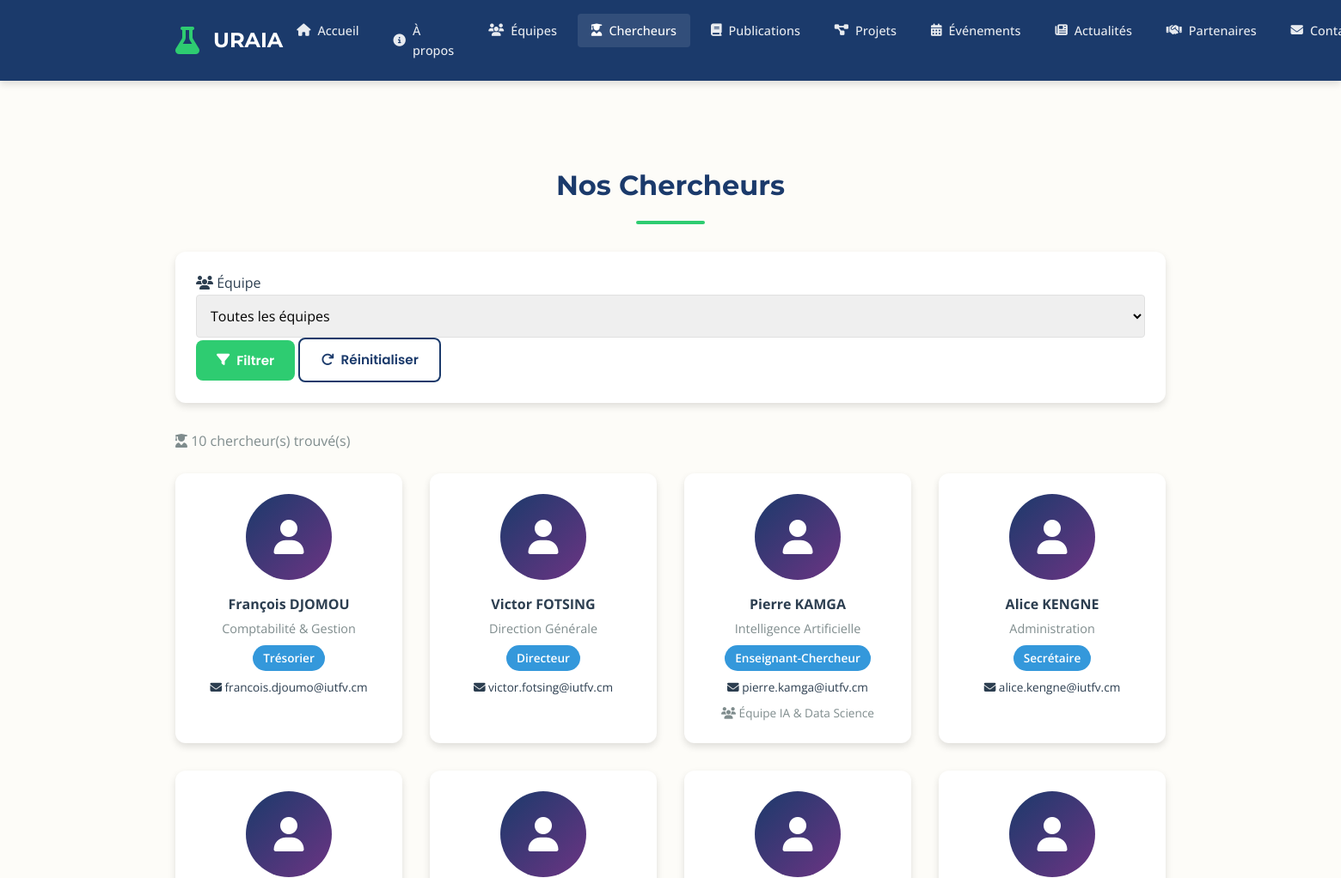
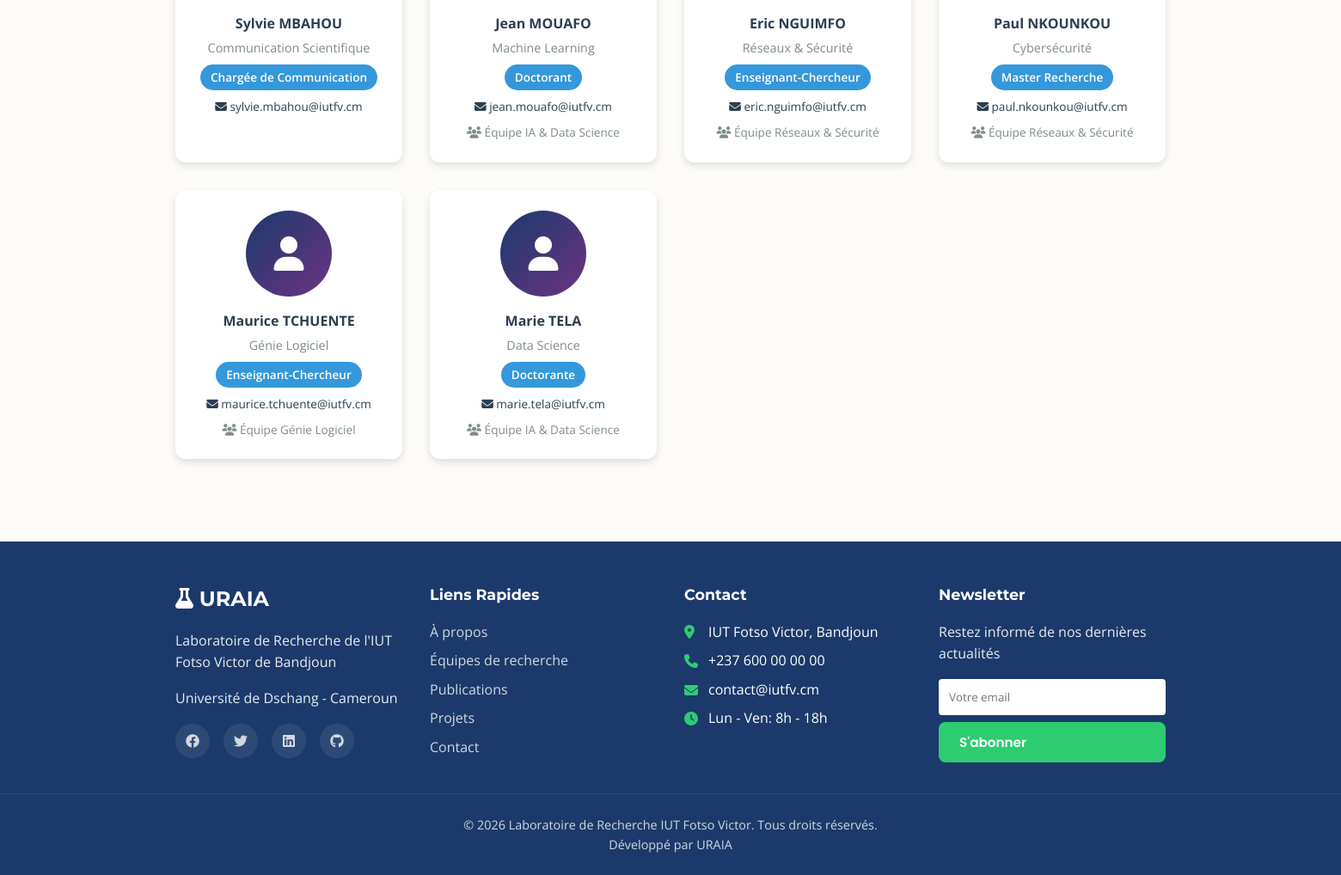
The app's page /chercheurs.php with its own data (2 pictures, top to bottom).
### tables this page shows
CREATE TABLE IF NOT EXISTS membre (
    idmembre INT(10) PRIMARY KEY AUTO_INCREMENT,
    nom VARCHAR(100),
    prenom VARCHAR(100),
    email VARCHAR(100),
    genre VARCHAR(10),
    specialite VARCHAR(100),
    photo VARCHAR(100),
    role VARCHAR(50),
    idbureau INT(2) NULL,
    created_at TIMESTAMP DEFAULT CURRENT_TIMESTAMP,
    updated_at TIMESTAMP NULL ON UPDATE CURRENT_TIMESTAMP
);

### includes/functions.php (called while the page is built, shortened)
<?php
function e($string) {
    return htmlspecialchars($string, ENT_QUOTES, 'UTF-8');
}
?>

### chercheurs.php (the view, shortened to what this page needs)
<?php
require_once __DIR__ . '/includes/header.php';
$sql = "SELECT m.*,
        (SELECT GROUP_CONCAT(e.nom SEPARATOR ', ') FROM affecter a
         JOIN equipe e ON a.numero = e.numero WHERE a.idmembre = m.idmembre) as equipes
        FROM membre m WHERE 1=1";
$params = [];
$sql .= " ORDER BY m.nom, m.prenom";
$stmt = $pdo->prepare($sql);
$stmt->execute($params);
$chercheurs = $stmt->fetchAll();
?>
<section class="page-section">
    <div class="container">
        <h2 class="section-title">Nos Chercheurs</h2>
        <div class="card" style="margin-bottom: 2rem;">
            <div class="card-body">
                <form method="GET" action="" class="filters-bar">
                    <div class="filter-group">
                        <label for="equipe"><i class="fas fa-users"></i> Équipe</label>
                        <select name="equipe" id="equipe" class="form-control" style="min-width: 200px;">
                            <option value="">Toutes les équipes</option>
                        </select>
                    </div>
                    <div class="filter-group" style="align-self: flex-end;">
                        <button type="submit" class="btn btn-primary">
                            <i class="fas fa-filter"></i> Filtrer
                        </button>
                        <a href="chercheurs.php" class="btn btn-outline">
                            <i class="fas fa-redo"></i> Réinitialiser
                        </a>
                    </div>
                </form>
            </div>
        </div>
        <p style="margin-bottom: 1.5rem; color: var(--color-text-light);">
            <i class="fas fa-user-graduate"></i> <?= count($chercheurs) ?> chercheur(s) trouvé(s)
        </p>
        <?php if (empty($chercheurs)): ?>
        <div class="card">
            <div class="card-body" style="text-align: center; padding: 3rem;">
                <i class="fas fa-inbox" style="font-size: 3rem; color: var(--color-text-light); margin-bottom: 1rem;"></i>
                <p>Aucun chercheur ne correspond à vos critères de recherche.</p>
            </div>
        </div>
        <?php else: ?>
        <div class="grid grid-4">
            <?php foreach ($chercheurs as $ch): ?>
            <div class="card">
                <div class="card-body" style="text-align: center;">
                    <div style="width: 100px; height: 100px; background: linear-gradient(135deg, var(--color-primary), var(--color-secondary)); border-radius: 50%; display: flex; align-items: center; justify-content: center; margin: 0 auto 1rem; color: white; font-size: 2.5rem;">
                        <i class="fas fa-user"></i>
                    </div>
                    <h4 style="margin-bottom: 0.25rem;"><?= e($ch['prenom']) ?> <?= e($ch['nom']) ?></h4>
                    <?php if ($ch['specialite']): ?>
                    <p style="color: var(--color-text-light); font-size: 0.9rem; margin-bottom: 0.5rem;">
                        <?= e($ch['specialite']) ?>
                    </p>
                    <?php endif; ?>
                    <?php if ($ch['role']): ?>
                    <span class="badge badge-info" style="margin-bottom: 0.5rem;"><?= e($ch['role']) ?></span>
                    <?php endif; ?>
                    <?php if ($ch['email']): ?>
                    <p style="font-size: 0.85rem; margin-bottom: 0.5rem;">
                        <i class="fas fa-envelope"></i> <?= e($ch['email']) ?>
                    </p>
                    <?php endif; ?>
                    <?php if ($ch['equipes']): ?>
                    <p style="font-size: 0.85rem; color: var(--color-text-light);">
                        <i class="fas fa-users"></i> <?= e($ch['equipes']) ?>
                    </p>
                    <?php endif; ?>
                </div>
            </div>
            <?php endforeach; ?>
        </div>
        <?php endif; ?>
    </div>
</section>
<?php require_once __DIR__ . '/includes/footer.php'; ?>

### css/style.css (style rules this page uses)
:root { --color-primary: #1B3A6B; --color-secondary: #6C3483; --color-accent: #2ECC71; --color-bg-light: #FDFCF8; --color-bg-white: #FFFFFF; --color-text-dark: #2C3E50; --color-text-light: #7F8C8D; --color-border: #E0E0E0; --color-bg-dark: #1B3A6B; --color-bg-card-dark: #2C4B7E; --color-text-dark-mode: #FDFCF8; --color-secondary-light: #9B59B6; --font-primary: 'Poppins', sans-serif; --font-secondary: 'Montserrat', sans-serif; --font-body: 'Open Sans', sans-serif; --spacing-xs: 0.5rem; --spacing-sm: 1rem; --spacing-md: 1.5rem; --spacing-lg: 2rem; --spacing-xl: 3rem; --shadow-sm: 0 2px 4px rgba(0,0,0,0.1); --shadow-md: 0 4px 8px rgba(0,0,0,0.12); --shadow-lg: 0 8px 16px rgba(0,0,0,0.15); --radius-sm: 4px; --radius-md: 8px; --radius-lg: 12px; --radius-xl: 20px; }
* { margin: 0; padding: 0; box-sizing: border-box; }
html { scroll-behavior: smooth; }
body { font-family: var(--font-body); background-color: var(--color-bg-light); color: var(--color-text-dark); line-height: 1.6; transition: background-color 0.3s ease, color 0.3s ease; }
.container { max-width: 1200px; margin: 0 auto; padding: 0 var(--spacing-md); }
a { text-decoration: none; color: inherit; transition: color 0.3s ease; }
.btn { display: inline-flex; align-items: center; gap: 0.5rem; padding: 0.75rem 1.5rem; border: none; border-radius: var(--radius-md); font-family: var(--font-primary); font-weight: 600; font-size: 0.95rem; cursor: pointer; transition: all 0.3s ease; }
.btn-primary { background-color: var(--color-accent); color: white; }
.btn-outline { background-color: transparent; border: 2px solid var(--color-primary); color: var(--color-primary); }
.card { background-color: var(--color-bg-white); border-radius: var(--radius-lg); box-shadow: var(--shadow-md); overflow: hidden; transition: transform 0.3s ease, box-shadow 0.3s ease; }
.card-body { padding: var(--spacing-md); }
.grid { display: grid; gap: var(--spacing-lg); }
.grid-4 { grid-template-columns: repeat(4, 1fr); }
.section-title { font-family: var(--font-secondary); font-size: 2rem; color: var(--color-primary); margin-bottom: var(--spacing-lg); text-align: center; position: relative; }
.section-title::after { content: ''; display: block; width: 80px; height: 4px; background-color: var(--color-accent); margin: var(--spacing-sm) auto 0; border-radius: 2px; }
.badge { display: inline-block; padding: 0.25rem 0.75rem; border-radius: var(--radius-xl); font-size: 0.85rem; font-weight: 600; }
.badge-info { background-color: #3498db; color: white; }
.form-control { width: 100%; padding: 0.75rem; border: 1px solid var(--color-border); border-radius: var(--radius-sm); font-family: var(--font-body); font-size: 1rem; transition: border-color 0.3s ease, box-shadow 0.3s ease; }
.page-section { padding: var(--spacing-xl) 0; }

### records on screen
membre: prenom "François", nom "DJOMOU", specialite "Comptabilité & Gestion", role "Trésorier", email "francois.djoumo@iutfv.cm"
membre: prenom "Victor", nom "FOTSING", specialite "Direction Générale", role "Directeur", email "victor.fotsing@iutfv.cm"
membre: prenom "Pierre", nom "KAMGA", specialite "Intelligence Artificielle", role "Enseignant-Chercheur", email "pierre.kamga@iutfv.cm", equipes "Équipe IA & Data Science"
membre: prenom "Alice", nom "KENGNE", specialite "Administration", role "Secrétaire", email "alice.kengne@iutfv.cm"
membre: prenom "Sylvie", nom "MBAHOU", specialite "Communication Scientifique", role "Chargée de Communication", email "sylvie.mbahou@iutfv.cm"
membre: prenom "Jean", nom "MOUAFO", specialite "Machine Learning", role "Doctorant", email "jean.mouafo@iutfv.cm", equipes "Équipe IA & Data Science"
membre: prenom "Eric", nom "NGUIMFO", specialite "Réseaux & Sécurité", role "Enseignant-Chercheur", email "eric.nguimfo@iutfv.cm", equipes "Équipe Réseaux & Sécurité"
membre: prenom "Paul", nom "NKOUNKOU", specialite "Cybersécurité", role "Master Recherche", email "paul.nkounkou@iutfv.cm", equipes "Équipe Réseaux & Sécurité"
membre: prenom "Maurice", nom "TCHUENTE", specialite "Génie Logiciel", role "Enseignant-Chercheur", email "maurice.tchuente@iutfv.cm", equipes "Équipe Génie Logiciel"
membre: prenom "Marie", nom "TELA", specialite "Data Science", role "Doctorante", email "marie.tela@iutfv.cm", equipes "Équipe IA & Data Science"

### other values on screen
count($chercheurs) "10"
